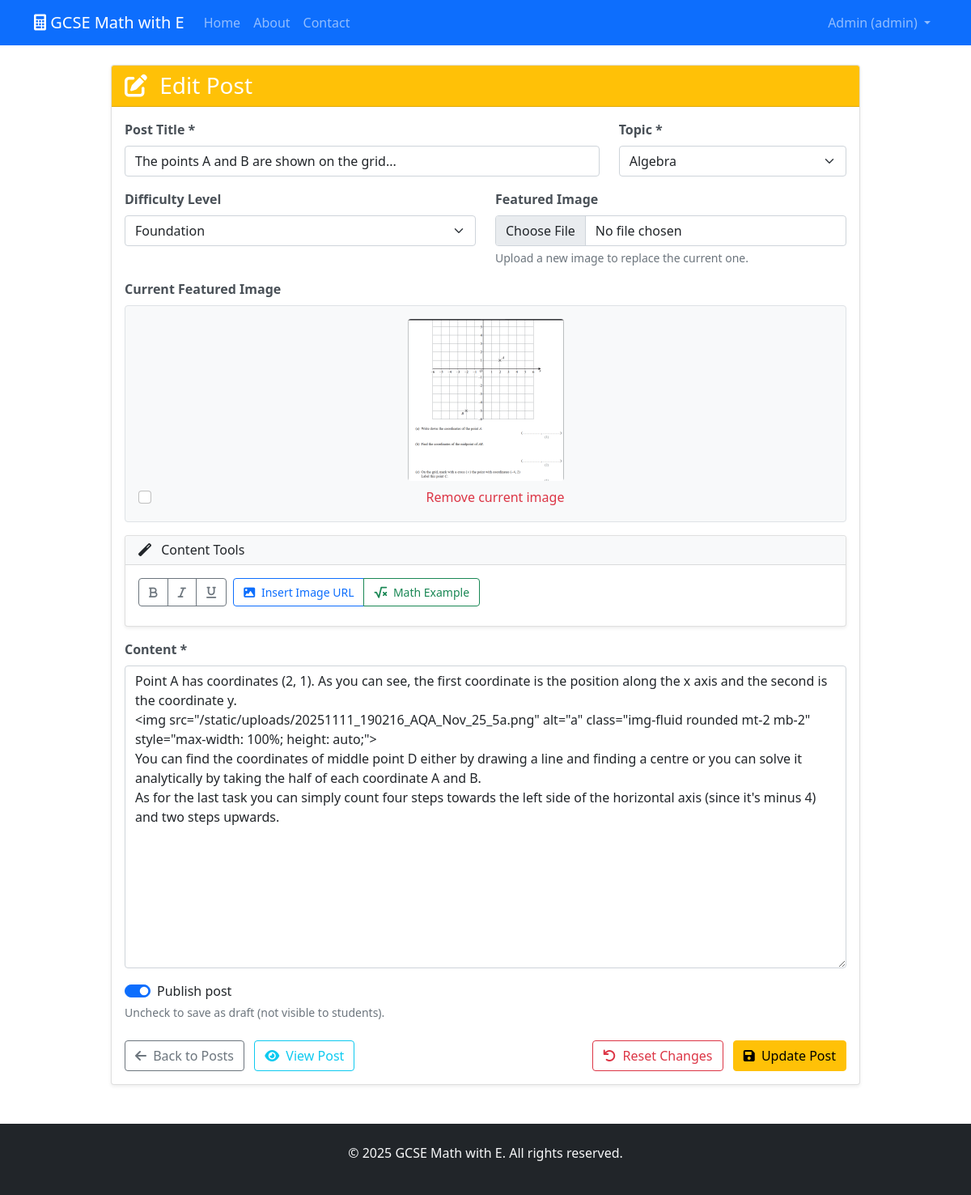
Page /admin/post/4/edit (signed in) on the committed database.
### tables this page shows
CREATE TABLE posts (
                id INTEGER PRIMARY KEY AUTOINCREMENT,
                title TEXT NOT NULL,
                content TEXT NOT NULL,
                topic TEXT NOT NULL,
                difficulty TEXT,
                image_path TEXT,
                is_published BOOLEAN DEFAULT TRUE,
                created_at TIMESTAMP DEFAULT CURRENT_TIMESTAMP,
                updated_at TIMESTAMP DEFAULT CURRENT_TIMESTAMP
            );

### main.py (the view)
@app.route('/admin/post/<int:post_id>/edit', methods=['GET'])
@login_required
def edit_post(post_id):
    db = get_db()
    post = db.execute('SELECT * FROM posts WHERE id = ?', (post_id,)).fetchone()
    if not post:
        flash('Post not found!', 'danger')
        return redirect(url_for('manage_posts'))
    return render_template('admin/edit_post.html', post=post)

### main.py (called while the page is built)
def get_db():
    conn = sqlite3.connect(app.config['DATABASE'])
    conn.row_factory = sqlite3.Row
    return conn

def login_required(f):
    @functools.wraps(f)
    def decorated_function(*args, **kwargs):
        if 'user_id' not in session:
            flash('Please log in to access this page.', 'danger')
            return redirect(url_for('login'))
        return f(*args, **kwargs)
    return decorated_function

### templates/admin/edit_post.html (shortened to what this page needs)
{% extends "base.html" %}
{% block content %}
<div class="row">
    <div class="col-lg-10 mx-auto">
        <div class="card">
            <div class="card-header bg-warning text-white">
                <h3 class="card-title mb-0">
                    <i class="fas fa-edit me-2"></i>
                    Edit Post
                </h3>
            </div>
            <div class="card-body">
                <form method="POST" enctype="multipart/form-data">
                    <div class="row">
                        <div class="col-md-8">
                            <div class="mb-3">
                                <label for="title" class="form-label">Post Title *</label>
                                <input type="text" class="form-control" id="title" name="title" required
                                       value="{{ post.title }}"
                                       placeholder="Enter a clear, descriptive title for your math solution">
                            </div>
                        </div>
                        <div class="col-md-4">
                            <div class="mb-3">
                                <label for="topic" class="form-label">Topic *</label>
                                <select class="form-select" id="topic" name="topic" required>
                                    <option value="algebra" {% if post.topic == 'algebra' %}selected{% endif %}>Algebra</option>
                                </select>
                            </div>
                        </div>
                    </div>
                    <div class="row">
                        <div class="col-md-6">
                            <div class="mb-3">
                                <label for="difficulty" class="form-label">Difficulty Level</label>
                                <select class="form-select" id="difficulty" name="difficulty">
                                    <option value="foundation" {% if post.difficulty == 'foundation' %}selected{% endif %}>Foundation</option>
                                </select>
                            </div>
                        </div>
                        <div class="col-md-6">
                            <div class="mb-3">
                                <label for="image" class="form-label">Featured Image</label>
                                <input type="file" class="form-control" id="image" name="image"
                                       accept="image/*" onchange="previewImage(event)">
                                <div class="form-text">
                                    Upload a new image to replace the current one.
                                </div>
                            </div>
                        </div>
                    </div>
                    {% if post.image_path %}
                    <div class="mb-3">
                        <label class="form-label">Current Featured Image</label>
                        <div class="border rounded p-3 text-center bg-light">
                            <img src="{{ url_for('static', filename='uploads/' + post.image_path) }}"
                                 class="img-fluid rounded" style="max-height: 200px;"
                                 alt="Current featured image">
                            <div class="mt-2">
                                <div class="form-check">
                                    <input class="form-check-input" type="checkbox" id="remove_image" name="remove_image">
                                    <label class="form-check-label text-danger" for="remove_image">
                                        Remove current image
                                    </label>
                                </div>
                            </div>
                        </div>
                    </div>
                    {% endif %}
                    <div class="card mb-3">
                        <div class="card-header bg-light">
                            <h6 class="card-title mb-0">
                                <i class="fas fa-magic me-2"></i>
                                Content Tools
                            </h6>
                        </div>
                        <div class="card-body">
                            <div class="btn-toolbar" role="toolbar">
                                <div class="btn-group me-2 mb-2" role="group">
                                    <button type="button" class="btn btn-outline-secondary" onclick="insertText('<strong>Bold Text</strong>')">
                                        <i class="fas fa-bold"></i>
                                    </button>
                                    <button type="button" class="btn btn-outline-secondary" onclick="insertText('<em>Italic Text</em>')">
                                        <i class="fas fa-italic"></i>
                                    </button>
                                    <button type="button" class="btn btn-outline-secondary" onclick="insertText('<u>Underlined Text</u>')">
                                        <i class="fas fa-underline"></i>
                                    </button>
                                </div>
                                <div class="btn-group me-2 mb-2" role="group">
                                    <button type="button" class="btn btn-outline-primary" onclick="insertImageByUrl()">
                                        <i class="fas fa-image me-1"></i>
                                        Insert Image URL
                                    </button>
                                    <button type="button" class="btn btn-outline-success" onclick="insertMathExample()">
                                        <i class="fas fa-square-root-alt me-1"></i>
                                        Math Example
                                    </button>
                                </div>
                            </div>
                        </div>
                    </div>
                    <div class="mb-3">
                        <label for="content" class="form-label">Content *</label>
                        <textarea class="form-control" id="content" name="content" rows="15" required
                                  placeholder="Write your math solution here. Use clear steps and explanations...">{{ post.content }}</textarea>
                    </div>
                    <div class="mb-4">
                        <div class="form-check form-switch">
                            <input class="form-check-input" type="checkbox" id="is_published" name="is_published" {{ 'checked' if post.is_published }}>
                            <label class="form-check-label" for="is_published">
                                Publish post
                            </label>
                        </div>
                        <div class="form-text">
                            Uncheck to save as draft (not visible to students).
                        </div>
                    </div>
                    <div class="d-flex justify-content-between">
                        <div>
                            <a href="{{ url_for('manage_posts') }}" class="btn btn-outline-secondary">
                                <i class="fas fa-arrow-left me-1"></i>
                                Back to Posts
                            </a>
                            <a href="{{ url_for('show_post', post_id=post.id) }}" target="_blank" class="btn btn-outline-info ms-2">
                                <i class="fas fa-eye me-1"></i>
                                View Post
                            </a>
                        </div>
                        <div>
                            <button type="reset" class="btn btn-outline-danger me-2">
                                <i class="fas fa-undo me-1"></i>
                                Reset Changes
                            </button>
                            <button type="submit" class="btn btn-warning">
                                <i class="fas fa-save me-1"></i>
                                Update Post
                            </button>
                        </div>
                    </div>
                </form>
            </div>
        </div>
    </div>
</div>
{% endblock %}

### templates/admin/edit_post.html (style rules this page uses)
.form-label { font-weight: 600; color: #495057; }
.card { box-shadow: 0 0.125rem 0.25rem rgba(0, 0, 0, 0.075); }
.btn-toolbar .btn { font-size: 0.875rem; }

### rows in the picture
posts: title "The points A and B are shown on the grid...", topic "Algebra", difficulty "Foundation", image_path (picture), content "Point A has coordinates (2, 1). As you can see, the first coordinate is the position along the x axis and the second is the coordinate y. <img src=\"/static/uploads/20251111_190216_AQA_Nov_25_5a.png\" alt=\"a\" class=\"img-fluid rounded mt-2 mb-2\" style=\"max-width: 100%; height: auto;\"> You can find the coordinates of middle point D either by drawing a line and finding a centre or you can solve it analytically by taking the half of each coordinate A and B. As for the last task you can simply count four steps towards the left side of the horizontal axis (since it's minus 4) and two steps upwards."

### other values in the picture
{{ session.get('username') }} "admin"
